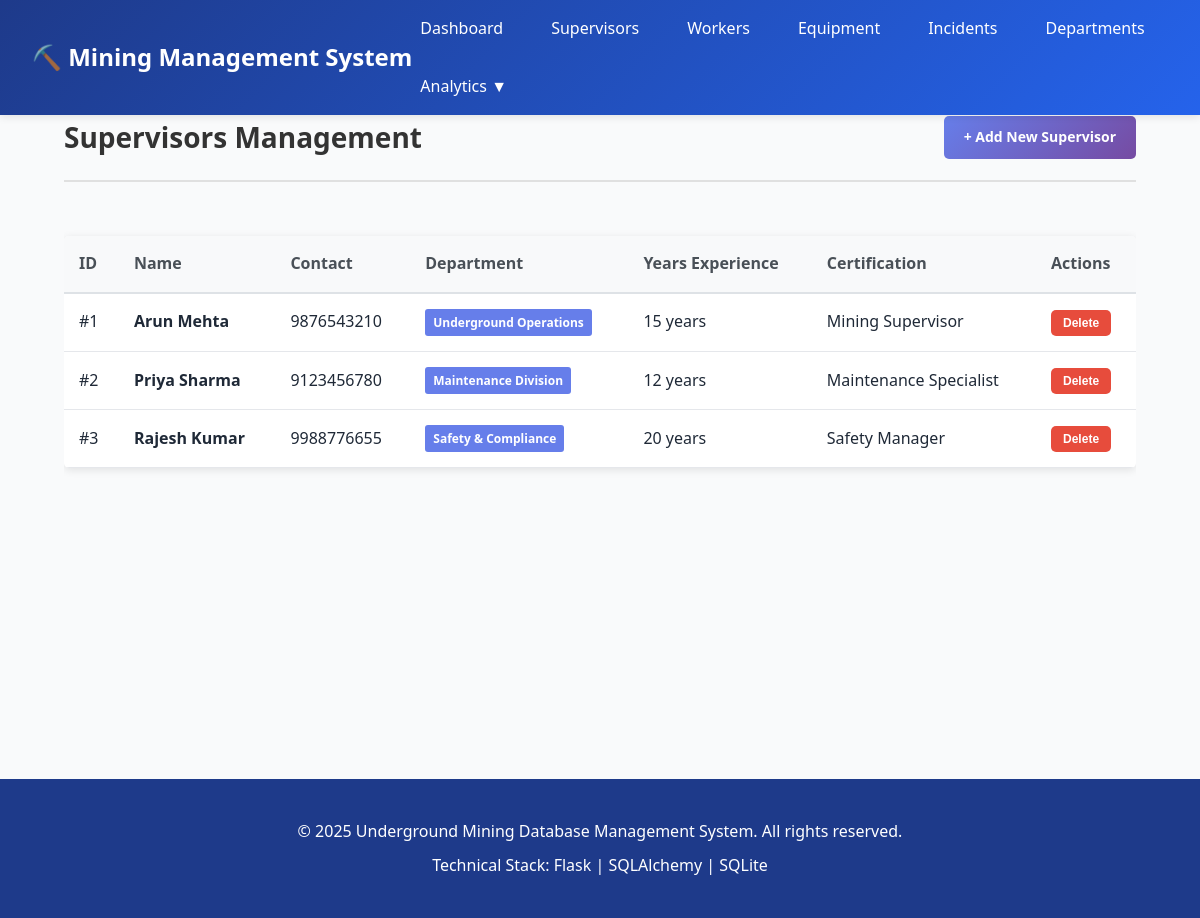
The page /supervisors on the database its author committed.
### app.py (models this page shows)
class Supervisor(db.Model):
    __tablename__ = 'Supervisor'
    SupervisorID = db.Column(db.Integer, primary_key=True, autoincrement=True)
    Name = db.Column(db.String(50), nullable=False)
    Contact = db.Column(db.String(20))
    Department = db.Column(db.String(50))
    DepartmentID = db.Column(db.Integer, db.ForeignKey('Department.DepartmentID'))
    YearsExperience = db.Column(db.Integer)
    Certification = db.Column(db.String(100))

### app.py (the view)
@app.route('/supervisors')
@handle_errors
def supervisors_list():
    supervisors = Supervisor.query.all()
    for supervisor in supervisors:
        if (not supervisor.Department or supervisor.Department == 'Unknown') and supervisor.DepartmentID:
            dept = Department.query.get(supervisor.DepartmentID)
            if dept:
                supervisor.Department = dept.DeptName
                db.session.commit()
    return render_template('supervisors.html', supervisors=supervisors)

### app.py (called while the page is built)
def handle_errors(f):
    @wraps(f)
    def decorated_function(*args, **kwargs):
        try:
            return f(*args, **kwargs)
        except Exception as e:
            print(f"Error: {str(e)}")
            print(traceback.format_exc())
            flash(f"Error: {str(e)}", "error")
            return redirect(url_for('index'))
    return decorated_function

@app.context_processor
def inject_helpers():
    def get_worker(worker_id):
        return Worker.query.get(worker_id) if worker_id else None
    def get_equipment(equip_id):
        return Equipment.query.get(equip_id) if equip_id else None
    return dict(get_worker=get_worker, get_equipment=get_equipment)

### templates/supervisors.html (shortened to what this page needs)
{% extends 'base.html' %}
{% block content %}
<div class="container">
    <div class="content-header">
        <h1>Supervisors Management</h1>
        <a href="{{ url_for('add_supervisor') }}" class="btn btn-primary">+ Add New Supervisor</a>
    </div>
    {% if supervisors %}
        <div class="table-responsive">
            <table class="data-table">
                <thead>
                    <tr>
                        <th>ID</th>
                        <th>Name</th>
                        <th>Contact</th>
                        <th>Department</th>
                        <th>Years Experience</th>
                        <th>Certification</th>
                        <th>Actions</th>
                    </tr>
                </thead>
                <tbody>
                    {% for supervisor in supervisors %}
                    <tr>
                        <td>#{{ supervisor.SupervisorID }}</td>
                        <td><strong>{{ supervisor.Name }}</strong></td>
                        <td>{{ supervisor.Contact or 'N/A' }}</td>
                        <td>
                            {% if supervisor.Department %}
                                <span class="badge">{{ supervisor.Department }}</span>
                            {% else %}
                                <span class="badge badge-secondary">Unassigned</span>
                            {% endif %}
                        </td>
                        <td>
                            {% if supervisor.YearsExperience %}
                                {{ supervisor.YearsExperience }} years
                            {% else %}
                                -
                            {% endif %}
                        </td>
                        <td>{{ supervisor.Certification or '-' }}</td>
                        <td>
                            <div class="action-buttons">
                                <form method="POST" action="{{ url_for('delete_supervisor', supervisor_id=supervisor.SupervisorID) }}" class="inline-form" onsubmit="return confirm('Are you sure you want to delete this supervisor?');">
                                    <button type="submit" class="btn btn-danger btn-sm">Delete</button>
                                </form>
                            </div>
                        </td>
                    </tr>
                    {% endfor %}
                </tbody>
            </table>
        </div>
    {% else %}
        <div class="empty-state">
            <p>No supervisors found.</p>
            <a href="{{ url_for('add_supervisor') }}" class="btn btn-primary">Add the First Supervisor</a>
        </div>
    {% endif %}
</div>
{% endblock %}

### static/css/style.css (style rules this page uses)
* { margin: 0; padding: 0; box-sizing: border-box; }
:root { --primary-color: #1e3a8a; --secondary-color: #2563eb; --success-color: #10b981; --warning-color: #f59e0b; --danger-color: #ef4444; --critical-color: #dc2626; --light-bg: #f9fafb; --border-color: #e5e7eb; --text-color: #1f2937; --text-light: #6b7280; }
body { font-family: 'Segoe UI', Tahoma, Geneva, Verdana, sans-serif; background-color: var(--light-bg); color: var(--text-color); line-height: 1.6; }
.container { max-width: 1400px; margin: 0 auto; padding: 0 2rem; }
.btn { padding: 0.75rem 1.5rem; border: none; border-radius: 6px; cursor: pointer; text-decoration: none; font-weight: 600; transition: all 0.3s; display: inline-block; font-size: 0.95rem; }
.btn-primary { background: var(--secondary-color); color: white; }
.data-table { width: 100%; border-collapse: collapse; background: white; border-radius: 8px; overflow: hidden; box-shadow: 0 2px 8px rgba(0,0,0,0.08); margin: 1.5rem 0; }
.data-table thead { background: var(--primary-color); color: white; }
.data-table th { padding: 1rem; text-align: left; font-weight: 600; }
.data-table td { padding: 1rem; border-bottom: 1px solid var(--border-color); }
.badge { display: inline-block; padding: 0.35rem 0.75rem; border-radius: 20px; font-size: 0.8rem; font-weight: 600; background: var(--secondary-color); color: white; white-space: nowrap; }

### templates/supervisors.html (style rules this page uses)
.content-header { display: flex; justify-content: space-between; align-items: center; margin-bottom: 30px; padding-bottom: 20px; border-bottom: 2px solid #e0e0e0; }
.content-header h1 { margin: 0; font-size: 28px; color: #333; }
.btn { display: inline-block; padding: 10px 20px; border-radius: 5px; text-decoration: none; border: none; cursor: pointer; font-size: 14px; transition: all 0.3s ease; }
.btn-primary { background: linear-gradient(135deg, #667eea 0%, #764ba2 100%); color: white; }
.btn-danger { background-color: #e74c3c; color: white; }
.btn-sm { padding: 6px 12px; font-size: 12px; }
.table-responsive { overflow-x: auto; }
.data-table { width: 100%; border-collapse: collapse; background: white; border-radius: 5px; overflow: hidden; box-shadow: 0 2px 8px rgba(0, 0, 0, 0.1); }
.data-table thead { background-color: #f8f9fa; border-bottom: 2px solid #dee2e6; }
.data-table th { padding: 15px; text-align: left; font-weight: 600; color: #495057; }
.data-table tbody tr { border-bottom: 1px solid #dee2e6; transition: background-color 0.2s; }
.data-table td { padding: 15px; }
.badge { display: inline-block; padding: 4px 8px; border-radius: 3px; font-size: 12px; font-weight: 600; background-color: #667eea; color: white; }
.action-buttons { display: flex; gap: 10px; }
.inline-form { display: inline; }

### rows shown on the page
Supervisor: SupervisorID "1", Name "Arun Mehta", Contact "9876543210", Department "Underground Operations", YearsExperience "15", Certification "Mining Supervisor"
Supervisor: SupervisorID "2", Name "Priya Sharma", Contact "9123456780", Department "Maintenance Division", YearsExperience "12", Certification "Maintenance Specialist"
Supervisor: SupervisorID "3", Name "Rajesh Kumar", Contact "9988776655", Department "Safety & Compliance", YearsExperience "20", Certification "Safety Manager"
